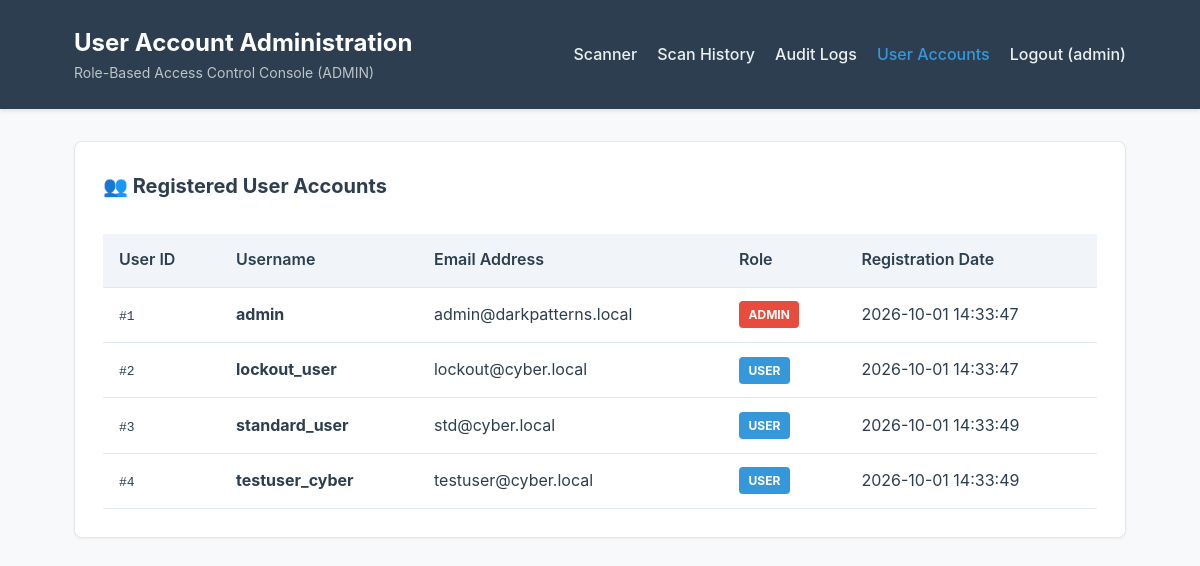
Page /admin/users (signed in) on the committed database.
### tables this page shows
CREATE TABLE users (
                id INTEGER PRIMARY KEY AUTOINCREMENT,
                username TEXT UNIQUE NOT NULL,
                email TEXT UNIQUE NOT NULL,
                password_hash TEXT NOT NULL,
                role TEXT NOT NULL DEFAULT 'USER',
                created_at TEXT NOT NULL
            );

### app.py (the view)
@app.route("/admin/users")
@admin_required
def admin_users():
    users = db_manager.get_all_users()
    return render_template("users.html", users=users)

### app.py (called while the page is built)
def admin_required(f):
    @wraps(f)
    def decorated_function(*args, **kwargs):
        if "user_id" not in session:
            flash("Please log in as Administrator.", "info")
            return redirect(url_for("login"))
        if session.get("role") != "ADMIN":
            flash("Access Denied: Administrator privileges required.", "error")
            return redirect(url_for("index")), 403
        return f(*args, **kwargs)
    return decorated_function

### database/db.py (called while the page is built, shortened)
    def _get_sqlite_connection(self):
        os.makedirs(os.path.dirname(self.sqlite_db_path), exist_ok=True)
        conn = sqlite3.connect(self.sqlite_db_path)
        conn.row_factory = sqlite3.Row
        return conn

    def get_all_users(self):
        conn = self._get_sqlite_connection()
        cursor = conn.cursor()
        cursor.execute("SELECT id, username, email, role, created_at FROM users ORDER BY id ASC")
        users = [dict(r) for r in cursor.fetchall()]
        conn.close()
        return users

### templates/users.html (shortened to what this page needs)
<!DOCTYPE html>
<html lang="en">
<head>
    <link rel="stylesheet" href="{{ url_for('static', filename='css/style.css') }}">
</head>
<body>
    <header class="header">
        <div class="header-container">
            <div class="header-title">
                <h1>User Account Administration</h1>
                <p>Role-Based Access Control Console (ADMIN)</p>
            </div>
            <nav class="nav-links">
                <a href="{{ url_for('index') }}">Scanner</a>
                <a href="{{ url_for('history') }}">Scan History</a>
                <a href="{{ url_for('admin_audit_logs') }}">Audit Logs</a>
                <a href="{{ url_for('admin_users') }}" class="active">User Accounts</a>
                <a href="{{ url_for('logout') }}">Logout ({{ session.get('username') }})</a>
            </nav>
        </div>
    </header>
    <main class="container">
        <section class="card">
            <h3 class="card-title">👥 Registered User Accounts</h3>
            {% if users %}
            <div class="table-responsive">
                <table class="data-table">
                    <thead>
                        <tr>
                            <th>User ID</th>
                            <th>Username</th>
                            <th>Email Address</th>
                            <th>Role</th>
                            <th>Registration Date</th>
                        </tr>
                    </thead>
                    <tbody>
                        {% for user in users %}
                        <tr>
                            <td><code>#{{ user.id }}</code></td>
                            <td><strong>{{ user.username }}</strong></td>
                            <td>{{ user.email }}</td>
                            <td>
                                <span class="badge {% if user.role == 'ADMIN' %}badge-high{% else %}badge-low{% endif %}">
                                    {{ user.role }}
                                </span>
                            </td>
                            <td>{{ user.created_at }}</td>
                        </tr>
                        {% endfor %}
                    </tbody>
                </table>
            </div>
            {% else %}
            <div class="alert alert-info">No user accounts found.</div>
            {% endif %}
        </section>
    </main>
</body>
</html>

### static/css/style.css (style rules this page uses)
:root { --primary-color: #2c3e50; --secondary-color: #3498db; --accent-color: #e74c3c; --bg-color: #f8f9fa; --card-bg: #ffffff; --text-color: #2c3e50; --text-muted: #7f8c8d; --border-color: #e1e8ed; --severity-high: #e74c3c; --severity-medium: #f39c12; --severity-low: #3498db; --source-rule: #8e44ad; --source-ml: #27ae60; --source-hybrid: #d35400; }
* { box-sizing: border-box; margin: 0; padding: 0; }
body { font-family: -apple-system, BlinkMacSystemFont, "Segoe UI", Roboto, Helvetica, Arial, sans-serif; background-color: var(--bg-color); color: var(--text-color); line-height: 1.6; }
.header { background-color: var(--primary-color); color: #ffffff; padding: 1.5rem 0; box-shadow: 0 2px 4px rgba(0,0,0,0.1); }
.header-container { max-width: 1100px; margin: 0 auto; padding: 0 1.5rem; display: flex; justify-content: space-between; align-items: center; }
.header-title h1 { font-size: 1.5rem; font-weight: 700; }
.header-title p { font-size: 0.875rem; color: #bdc3c7; }
.nav-links { display: flex; gap: 1.25rem; }
.nav-links a { color: #ecf0f1; text-decoration: none; font-weight: 500; transition: color 0.2s; }
.nav-links a:hover, .nav-links a.active { color: var(--secondary-color); }
.container { max-width: 1100px; margin: 2rem auto; padding: 0 1.5rem; }
.card { background: var(--card-bg); border: 1px solid var(--border-color); border-radius: 8px; padding: 1.75rem; margin-bottom: 1.5rem; box-shadow: 0 1px 3px rgba(0,0,0,0.05); }
.card-title { font-size: 1.25rem; margin-bottom: 1rem; color: var(--primary-color); }
.badge { display: inline-block; padding: 0.25rem 0.6rem; border-radius: 4px; font-size: 0.75rem; font-weight: 700; text-transform: uppercase; color: #ffffff; }
.badge-high { background-color: var(--severity-high); }
.badge-low { background-color: var(--severity-low); }
.table-responsive { overflow-x: auto; }
.data-table { width: 100%; border-collapse: collapse; margin-top: 1rem; }
.data-table th, .data-table td { padding: 0.85rem 1rem; text-align: left; border-bottom: 1px solid var(--border-color); }
.data-table th { background-color: #f1f5f9; font-weight: 600; color: var(--primary-color); }

### rows in the picture
users: id "1", username "admin", email "admin@darkpatterns.local", role "ADMIN", created_at "2026-10-01 14:33:47"
users: id "2", username "lockout_user", email "lockout@cyber.local", role "USER", created_at "2026-10-01 14:33:47"
users: id "3", username "standard_user", email "std@cyber.local", role "USER", created_at "2026-10-01 14:33:49"
users: id "4", username "testuser_cyber", email "testuser@cyber.local", role "USER", created_at "2026-10-01 14:33:49"

### other values in the picture
{{ session.get('username') }} "admin"
